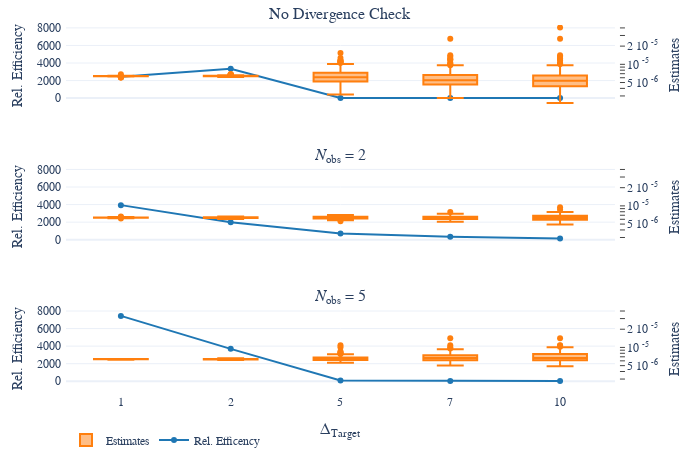

Notebook code cell kept with this figure:
### Markdown cell above
## Parameter impact on rel. Efficiency
### The observation window

### Code cell
# filter
my_mixture_model = "GM"
my_obs_windows = [0,2,5]
my_epsilon = 1
my_bm_cvar_tgt = [1,2,5]
my_sample_size=6000
this_df_agg = df_agg.query("Problem == @prob & `Averaging Method`=='Average Estimate' & mixture_model==@my_mixture_model & `Sample Size` == @my_sample_size")
this_df_agg = this_df_agg[this_df_agg['$N_{{ \\text{{obs}} }}$'].isin(my_obs_windows)]
this_df_agg = this_df_agg[this_df_agg['$\\epsilon_{{\\text{{Target}}}}$'] == my_epsilon]
this_df = df.query("Problem == @prob & `Averaging Method`=='Average Estimate' & mixture_model==@my_mixture_model & `Sample Size` == @my_sample_size")
this_df = this_df[this_df['$N_{{ \\text{{obs}} }}$'].isin(my_obs_windows)]
this_df = this_df[this_df['$\\epsilon_{{\\text{{Target}}}}$'] == my_epsilon]
this_df_agg.loc[:,"Relative Efficiency"] = (
    1 - this_df_agg["Truth"]) * this_df_agg["Truth"]
this_df_agg.loc[:,"Relative Efficiency"] = this_df_agg["Relative Efficiency"] / \
    (this_df_agg["Cost Mean"] * this_df_agg["MSE"])

# nice columns names
columns = ['$\\Delta_{{\\text{{Target}}}}$']
# new_names = {k:LATEX_TO_HTML[v] for v in columns} 
for dat in [this_df, this_df_agg]:
    for c in columns:
        dat.loc[:,c] = dat[c].astype("int").astype("string")
        
fig = ree.make_efficiency_plot(this_df_agg,
                               this_df,
'$\\Delta_{{\\text{{Target}}}}$',
                           "Relative Efficiency",
                           "Estimate",
                           facet_row='$N_{{ \\text{{obs}} }}$',
                           facet_row_prefix = LATEX_TO_HTML['$N_{{ \\text{{obs}} }}$'],
                           shared_secondary_y_axes=True,
                           facet_name_sep = ' = ',
                           x_axis_sorting_key=lambda x: x.astype("int"),
                           labels = LATEX_TO_HTML)
# overwrite N_obs = 0
old_a = LATEX_TO_HTML[DF_COLUMNS_TO_LATEX["observation_window"]] + " = 0"
new_a = "No Divergence Check"
fig.for_each_annotation(
    lambda a: a.update(text = new_a if a.text.startswith(old_a) else a.text))
fig.show()
fig_title = "eficiency plot " + prob + " delta_tgt vs obs_window"
fig.write_image(f"{fig_title}.pdf".replace(" ", "_").lower())
fig_description = f"Solving the {prob} with the CBREE method with ${my_sample_size}$ samples. \
We vary the parameter $\\Delta_{{\\text{{Target}}}}$ ($x$-axis) and \
the length of the observation window $N_\\text{{obs}}$ (row). \
For each parameter choice we plot an estimate of the relative efficiency (left $y$-axis) and \
a boxplot of the corresponding ${int(2*this_df_agg.Seed.unique()[0]+1)}$ empirical estimates of the failure probability (righ $y$-axis). \
The parameter $\\epsilon_{{\\text{{Target}}}} = {my_epsilon}$ is fixed."
with open(f"{fig_title} desc.tex".replace(" ", "_").lower(), "w") as file:
    file.write(fig_description)
display(Markdown(fig_description))

### Figure 1 — Plotly figure (JSON) as saved in the notebook; plotly's stock layout.template omitted (floating-point values rounded to 4 significant figures; data arrays with more than 128 entries replaced by an {"elided": "..."} marker saying what was removed)
{"data": [{"legendgroup": "2", "marker": {"color": "#FF7F0E"}, "name": "Estimates", "showlegend": true, "type": "box", "x": {"elided": "600 str values"}, "xaxis": "x", "y": {"elided": "600 float values"}, "yaxis": "y2"}, {"legendgroup": "1", "marker": {"color": "#1F77B4"}, "name": "Rel. Efficency", "showlegend": true, "type": "scatter", "x": ["1", "2", "5", "7", "10"], "xaxis": "x", "y": [2443.0, 3354.0, 13.75, 7.239, 3.274], "yaxis": "y"}, {"legendgroup": "2", "marker": {"color": "#FF7F0E"}, "name": "Estimates", "showlegend": false, "type": "box", "x": {"elided": "600 str values"}, "xaxis": "x2", "y": {"elided": "600 float values"}, "yaxis": "y4"}, {"legendgroup": "1", "marker": {"color": "#1F77B4"}, "name": "Rel. Efficency", "showlegend": false, "type": "scatter", "x": ["1", "2", "5", "7", "10"], "xaxis": "x2", "y": [3935.0, 1985.0, 694.3, 325.4, 126.0], "yaxis": "y3"}, {"legendgroup": "2", "marker": {"color": "#FF7F0E"}, "name": "Estimates", "showlegend": false, "type": "box", "x": {"elided": "600 str values"}, "xaxis": "x3", "y": {"elided": "600 float values"}, "yaxis": "y6"}, {"legendgroup": "1", "marker": {"color": "#1F77B4"}, "name": "Rel. Efficency", "showlegend": false, "type": "scatter", "x": ["1", "2", "5", "7", "10"], "xaxis": "x3", "y": [7442.0, 3689.0, 94.0, 36.59, 29.63], "yaxis": "y5"}], "layout": {"annotations": [{"font": {"size": 16}, "showarrow": false, "text": "No Divergence Check", "x": 0.47, "xanchor": "center", "xref": "paper", "y": 1, "yanchor": "bottom", "yref": "paper"}, {"font": {"size": 16}, "showarrow": false, "text": "<i>N</i><sub>obs</sub> = 2", "x": 0.47, "xanchor": "center", "xref": "paper", "y": 0.6111, "yanchor": "bottom", "yref": "paper"}, {"font": {"size": 16}, "showarrow": false, "text": "<i>N</i><sub>obs</sub> = 5", "x": 0.47, "xanchor": "center", "xref": "paper", "y": 0.2222, "yanchor": "bottom", "yref": "paper"}, {"font": {"size": 16}, "showarrow": false, "text": "Δ<sub>Target</sub>", "x": 0.47, "xanchor": "center", "xref": "paper", "y": 0, "yanchor": "top", "yref": "paper", "yshift": -30}], "autosize": false, "font": {"family": "Serif"}, "height": 466.7, "legend": {"orientation": "h"}, "margin": {"b": 50, "l": 50, "pad": 4, "r": 50, "t": 25}, "width": 700, "xaxis": {"anchor": "y", "domain": [0, 0.94], "exponentformat": "power", "matches": "x3", "showticklabels": false}, "xaxis2": {"anchor": "y3", "domain": [0, 0.94], "matches": "x3", "showticklabels": false}, "xaxis3": {"anchor": "y5", "domain": [0, 0.94]}, "yaxis": {"anchor": "x", "domain": [0.7778, 1], "exponentformat": "power", "matches": "y5", "title": {"text": "Rel. Efficiency"}}, "yaxis2": {"anchor": "x", "exponentformat": "power", "overlaying": "y", "range": [-5.687, -4.35], "showgrid": false, "side": "right", "ticks": "outside", "ticktext": {"elided": "200 str values"}, "tickvals": {"elided": "200 float values"}, "title": {"text": "Estimates"}, "type": "log"}, "yaxis3": {"anchor": "x2", "domain": [0.3889, 0.6111], "matches": "y5", "title": {"text": "Rel. Efficiency"}}, "yaxis4": {"anchor": "x2", "exponentformat": "power", "overlaying": "y3", "range": [-5.687, -4.35], "showgrid": false, "side": "right", "ticks": "outside", "ticktext": {"elided": "200 str values"}, "tickvals": {"elided": "200 float values"}, "title": {"text": "Estimates"}, "type": "log"}, "yaxis5": {"anchor": "x3", "domain": [0, 0.2222], "title": {"text": "Rel. Efficiency"}}, "yaxis6": {"anchor": "x3", "exponentformat": "power", "overlaying": "y5", "range": [-5.687, -4.35], "showgrid": false, "side": "right", "ticks": "outside", "ticktext": {"elided": "200 str values"}, "tickvals": {"elided": "200 float values"}, "title": {"text": "Estimates"}, "type": "log"}}}
